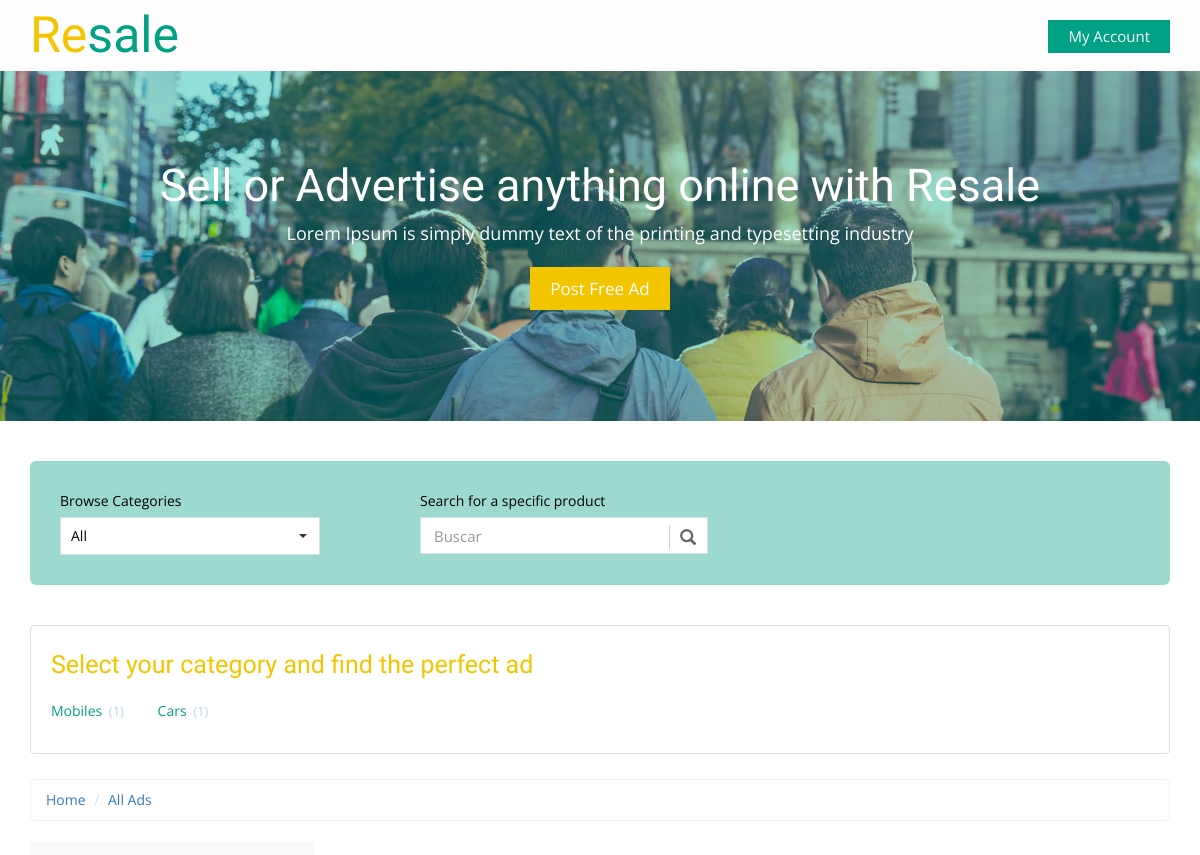
The app's page /products/ (upper part), older data.
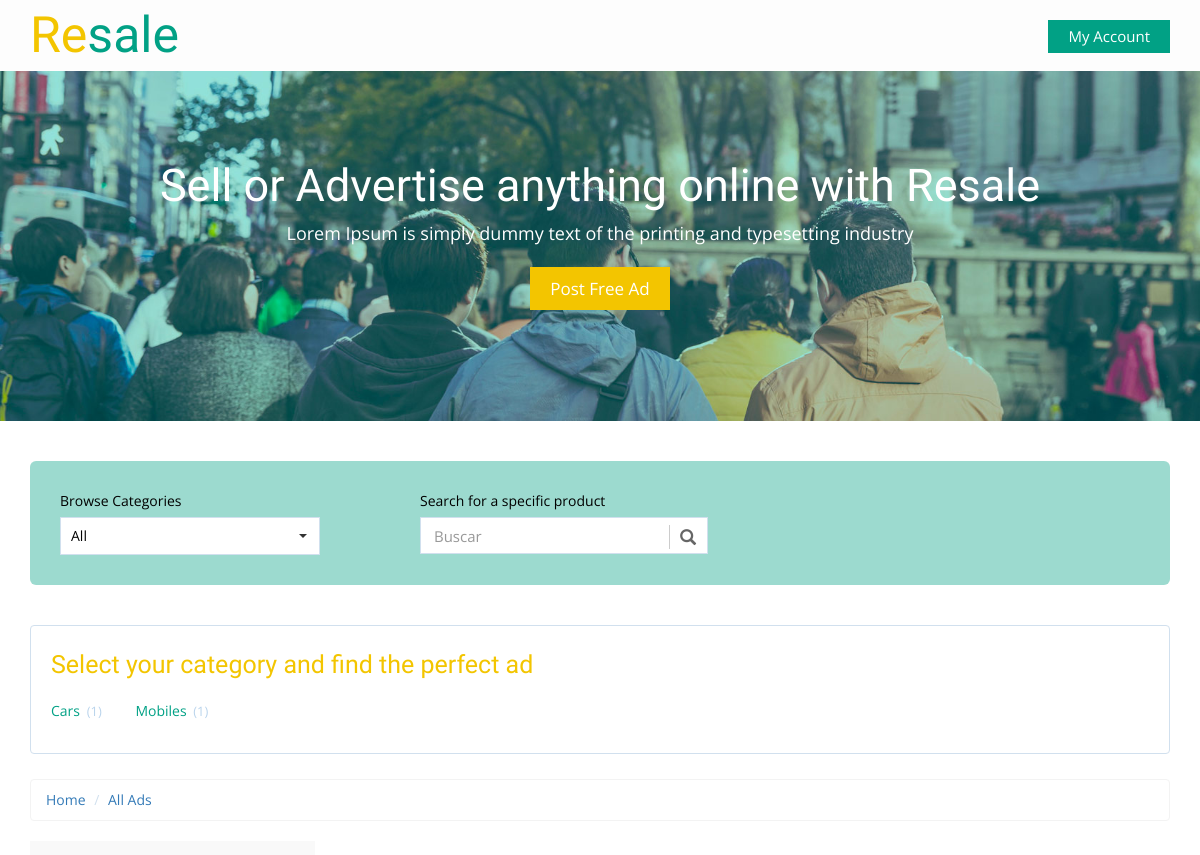
The same page, newer data.
### product/models.py (models this page shows, shortened)
class Category(models.Model): # for product category
    category_name = models.CharField(max_length=50)
    image = models.ImageField(upload_to='category/', blank=True, null=True)
    slug = models.SlugField(blank=True, null=True)
    class Meta:
        verbose_name = 'category'
        verbose_name_plural = 'categories'
    def __str__(self):
        return self.category_name

### product/views.py (the view, shortened to what this page needs)
# urls.py: path('products/', views.productlist, name='product_list'),
def productlist(request, category_slug=None):
    category = None
    productlist = Product.objects.all()
    categorylist = Category.objects.annotate(total_products=Count('product')) # count
    if category_slug:
        category = get_object_or_404(Category, slug=category_slug)
        productlist = productlist.filter(category=category)
    search_query = request.GET.get('q')
    paginator = Paginator(productlist, 5) # Show 5 product per page
    page = request.GET.get('page')
    productlist = paginator.get_page(page)
    context = {'product_list': productlist, 'category_list':categorylist, 'category':category}
    return render(request, 'product/product_list.html', context)

### product/models.py (called while the page is built)
    def __str__(self):
        return self.brand_name

### product/templates/product/product_list.html (shortened to what this page needs)
{% extends 'base.html' %}
{% block body %}
<div class="total-ads main-grid-border">
		<div class="container">
			<div class="select-box">
				<div class="browse-category ads-list">
					<label>Browse Categories</label>
					<select class="selectpicker show-tick" data-live-search="true">
					  <option data-tokens="Mobiles">All</option>
					</select>
				</div>
				<div class="search-product ads-list">
					<label>Search for a specific product</label>
					<div class="search">
						<div id="custom-search-input">
						<div class="input-group">
							<input type="text" class="form-control input-lg" placeholder="Buscar" />
							<span class="input-group-btn">
								<button class="btn btn-info btn-lg" type="button">
									<i class="glyphicon glyphicon-search"></i>
								</button>
							</span>
						</div>
					</div>
					</div>
				</div>
			</div>
			<div class="all-categories">
				<h3> Select your category and find the perfect ad</h3>
				<ul class="all-cat-list">
					{% for cl in category_list %}
						<li><a href="{% url 'product_list_category' cl.slug %}">{{ cl }} <span class="num-of-ads">({{ cl.total_products }})</span></a></li>
					{% endfor %}
				</ul>
			</div>
			<ol class="breadcrumb" style="margin-bottom: 5px;">
			  <li><a href="/">Home</a></li>
			  <li class="active"><a  href="{% url 'product_list' %}">All Ads</a></li>
			</ol>
			<div class="ads-grid">
				<div class="side-bar col-md-3">
				</div>
				<div class="ads-display col-md-9">
					<div class="wrapper">
				</div>
				</div>
			</div>
		</div>
</div>
{% endblock body %}

Row changes from the older to the newer data that the page shows:
changed Category "Cars": moves up the list
